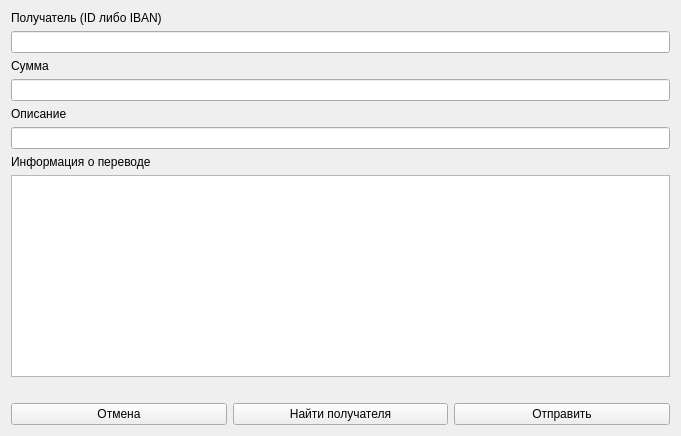
<?xml version="1.0" encoding="UTF-8"?>
<ui version="4.0">
 <class>TransferDialog</class>
 <widget class="QWidget" name="TransferDialog">
  <property name="windowModality">
   <enum>Qt::WindowModality::ApplicationModal</enum>
  </property>
  <property name="geometry">
   <rect>
    <x>0</x>
    <y>0</y>
    <width>681</width>
    <height>436</height>
   </rect>
  </property>
  <property name="windowTitle">
   <string>Перевод средств</string>
  </property>
  <layout class="QVBoxLayout" name="verticalLayout_2">
   <item>
    <widget class="QLabel" name="toLabel">
     <property name="text">
      <string>Получатель (ID либо IBAN)</string>
     </property>
    </widget>
   </item>
   <item>
    <widget class="QLineEdit" name="toEdit"/>
   </item>
   <item>
    <widget class="QLabel" name="amountLabel">
     <property name="text">
      <string>Сумма</string>
     </property>
    </widget>
   </item>
   <item>
    <widget class="QLineEdit" name="amountEdit"/>
   </item>
   <item>
    <widget class="QLabel" name="descriptionLabel">
     <property name="text">
      <string>Описание</string>
     </property>
    </widget>
   </item>
   <item>
    <widget class="QLineEdit" name="descriptionEdit"/>
   </item>
   <item>
    <widget class="QLabel" name="infoLabel">
     <property name="text">
      <string>Информация о переводе</string>
     </property>
    </widget>
   </item>
   <item>
    <widget class="QTextEdit" name="infoEdit">
     <property name="readOnly">
      <bool>true</bool>
     </property>
    </widget>
   </item>
   <item>
    <widget class="QLabel" name="statusLabel">
     <property name="text">
      <string/>
     </property>
     <property name="alignment">
      <set>Qt::AlignmentFlag::AlignCenter</set>
     </property>
    </widget>
   </item>
   <item>
    <layout class="QHBoxLayout" name="buttons">
     <item>
      <widget class="QPushButton" name="cancelButton">
       <property name="text">
        <string>Отмена</string>
       </property>
      </widget>
     </item>
     <item>
      <widget class="QPushButton" name="findButton">
       <property name="text">
        <string>Найти получателя</string>
       </property>
      </widget>
     </item>
     <item>
      <widget class="QPushButton" name="sendButton">
       <property name="text">
        <string>Отправить</string>
       </property>
      </widget>
     </item>
    </layout>
   </item>
  </layout>
 </widget>
 <resources/>
 <connections/>
</ui>
